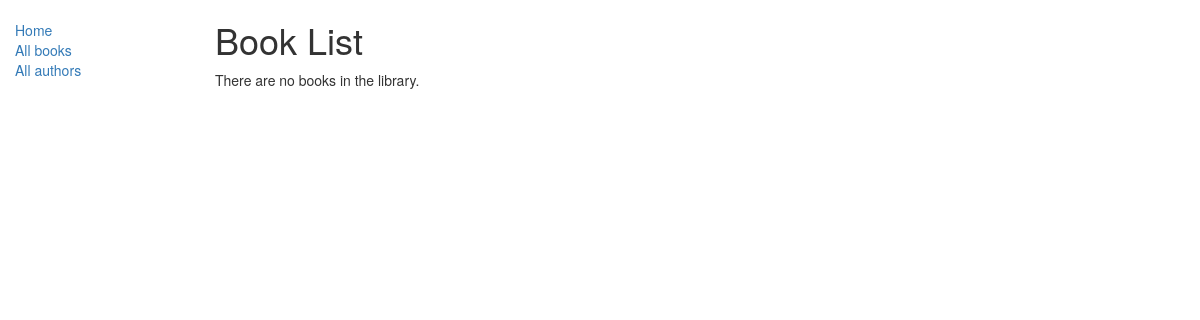
Before: /catalog/books/ with the older database file.
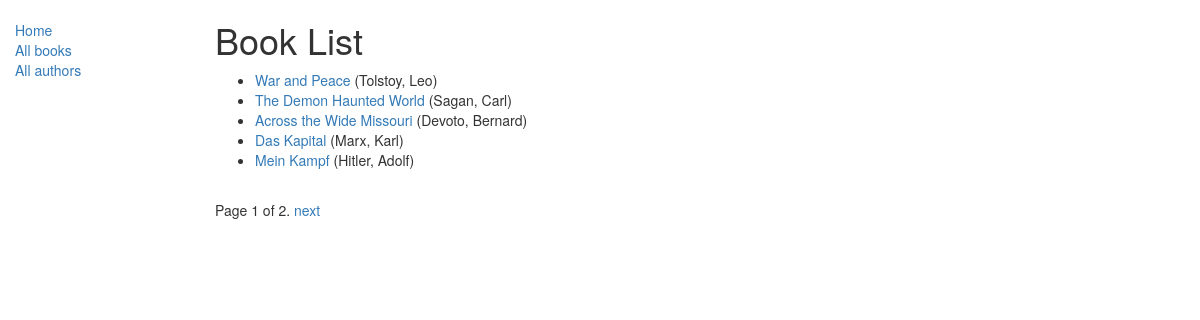
After: the same page with the newer database file.
### catalog/models.py (models this page shows, shortened)
class Book(models.Model):
    title = models.CharField(max_length=200)
    author = models.ForeignKey('Author', on_delete=models.SET_NULL, null=True)
    summary = models.TextField(max_length=1000, help_text='Enter a brief description of the book')
    isbn = models.CharField('ISBN',max_length=13, help_text='13 Character <a href="https://www.isbn-international.org/content/what-isbn">ISBN number</a>')
    genre = models.ManyToManyField(Genre, help_text='Select a genre for this book')
    language = models.ForeignKey('Language', on_delete=models.SET_NULL, null=True)
    def get_absolute_url(self):
        return reverse('book-detail', args=[str(self.id)])
    def display_genre(self):
        """
        Creates a string for the Genre. This is required to display genre in Admin.
        """
        return ', '.join([ genre.name for genre in self.genre.all()[:3] ])
    display_genre.short_description = 'Genre'

class Author(models.Model):
    first_name = models.CharField(max_length=100)
    last_name = models.CharField(max_length=100)
    date_of_birth = models.DateField(null=True, blank=True)
    date_of_death = models.DateField('Died', null=True, blank=True)
    class Meta:
        ordering = ["last_name","first_name"]
    def __str__(self):
        return '{0}, {1}'.format(self.last_name,self.first_name)

### catalog/views.py (the view)
# urls.py: path('books/', views.BookListView.as_view(), name='books'),
class BookListView(generic.ListView):
    model = Book
    paginate_by = 5

### catalog/templates/catalog/book_list.html
{% extends "base_generic.html" %}
{% block content %}
    <h1>Book List</h1>
    {% if book_list %}
    <ul>
      {% for book in book_list %}
      <li>
        <a href="{{ book.get_absolute_url }}">{{ book.title }}</a> ({{book.author}})
      </li>
      {% endfor %}
    </ul>
    {% else %}
      <p>There are no books in the library.</p>
    {% endif %}
{% endblock %}

Changed rows visible on the page:
added Book: title "War and Peace", author "Tolstoy, Leo"
added Book: title "The Demon Haunted World", author "Sagan, Carl"
added Book: title "Across the Wide Missouri", author "Devoto, Bernard"
added Book: title "Das Kapital", author "Marx, Karl"
added Book: title "Mein Kampf", author "Hitler, Adolf"
Other visible differences:
{{ page_obj.number }}: (not shown) → "1"
{{ page_obj.paginator.num_pages }}: (not shown) → "2"
text no longer shown: "There are no books in the library."
text now shown: "Page of . next"
